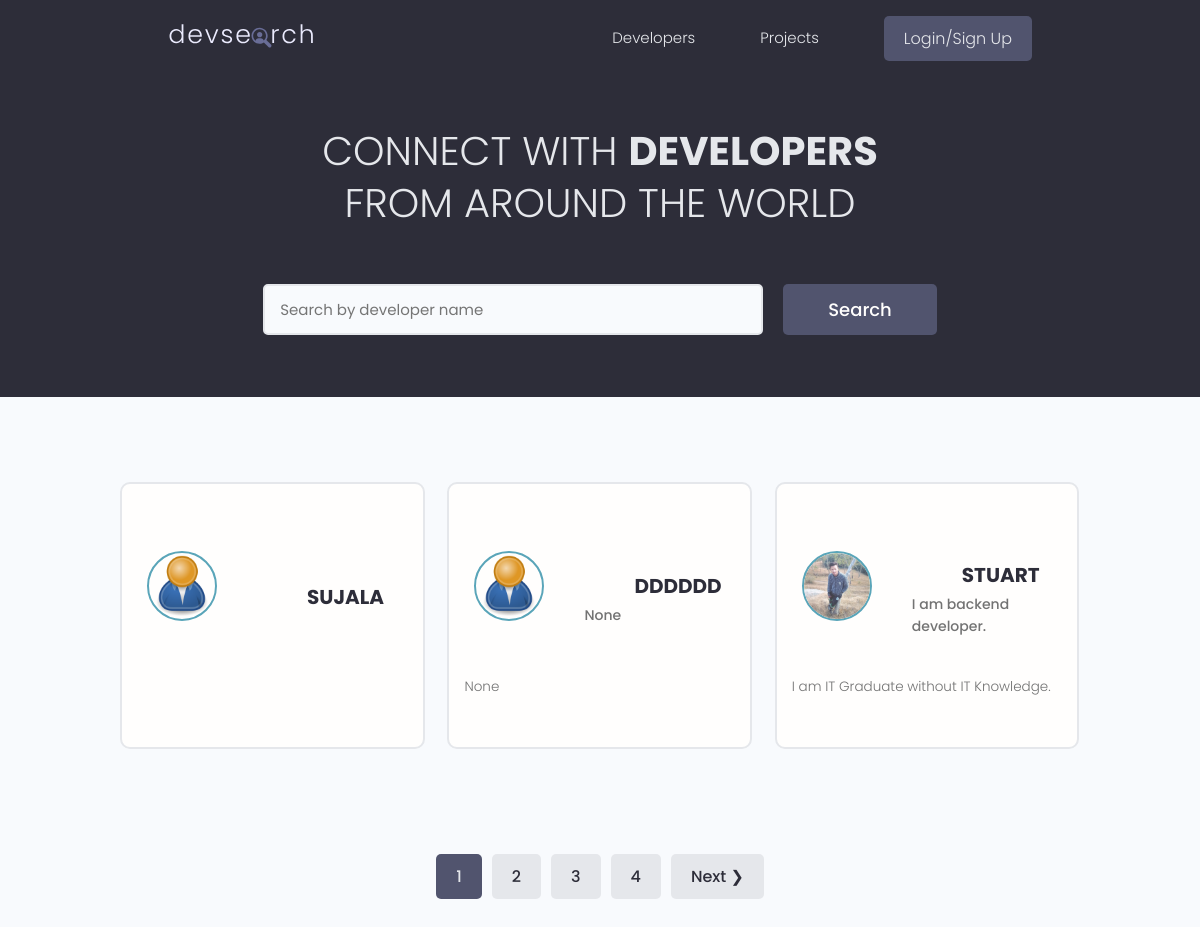
The page / on the database its author committed.
### users/models.py (models this page shows, shortened)
class Profiles(models.Model):
    user = models.OneToOneField(User, on_delete=models.CASCADE, null=True, blank=True)
    name = models.CharField(max_length=30)
    email = models.EmailField(max_length=100, blank=True, null=True)
    username = models.CharField(max_length=50)
    profile_image = models.ImageField(null=True, blank=True, upload_to='profiles/', default='profiles/user-default.png')
    bio = models.TextField(max_length=200, blank=True, null=True)
    location = models.CharField(max_length=100)
    short_intro = models.TextField(max_length=100, blank=True, null=True)
    social_github = models.CharField(max_length=200, blank=True, null=True)
    social_linkedin = models.CharField(max_length=200, blank=True, null=True)
    social_twitter = models.CharField(max_length=200, blank=True, null=True)
    social_stackoverflow = models.CharField(max_length=200, blank=True, null=True)
    social_website = models.CharField(max_length=200, blank=True, null=True)
    id = models.UUIDField(default=uuid.uuid4, unique=True, editable=False, primary_key=True)
    created = models.DateTimeField(auto_now_add=True, )

### users/views.py (the view)
# urls.py: path('', views.profiles, name='profiles'),
def profiles(request):
    profiles, search_query = search_profiles(request)
    profiles, custom_range = pagination_profiles(request, profiles, 3)
    context = {'profiles': profiles, 'search_query': search_query, 'custom_range': custom_range}
    return render(request, 'profiles.html', context)

### users/utils.py (called while the page is built)
def search_profiles(request):
    search_query = ''
    if request.GET.get('search_query'):
        search_query = request.GET.get('search_query')
    skill = Skills.objects.filter(name__icontains=search_query)
    profiles = Profiles.objects.distinct().filter(Q(name__icontains=search_query) |
                                                  Q(short_intro__icontains=search_query)|
                                                  Q(skills__in=skill))
    return profiles, search_query

def pagination_profiles(request, profiles, results):
    page = request.GET.get('page')
    pagination = Paginator(profiles, results)
    try:
        profiles = pagination.page(page)
    except PageNotAnInteger:
        page = 1
        profiles = pagination.page(page)
    except EmptyPage:
        page = pagination.num_pages
        profiles = pagination.page(page)
    left_index = (int(page)-4)
    if left_index < 1:
        left_index = 1
    right_index = (int(page)+4)
    if right_index > pagination.num_pages:
        right_index = pagination.num_pages+1
    custom_range = range(left_index, right_index)
    return profiles, custom_range

### users/templates/profiles.html (shortened to what this page needs)
{% extends 'main.html' %}
{% block content %}
<main class="home">
    <section class="hero-section text-center">
        <div class="container container--narrow">
            <div class="hero-section__box">
                <h2>CONNECT WITH <span>DEVELOPERS</span></h2>
                <h2>FROM AROUND THE WORLD</h2>
            </div>
            <div class="hero-section__search">
                <form id="searchForm" class="form" action="{% url 'profiles' %}" method="GET">
                    <div class="form__field">
                        <input class="input input--text" id="formInput#search" type="text" name="search_query"
                               value="{{search_query}}" placeholder="Search by developer name"/>
                    </div>
                    <input class="btn btn--sub btn--lg" type="submit" value="Search"/>
                </form>
            </div>
        </div>
    </section>
    <section class="devlist">
        <div class="container">
            <div class="grid grid--three">
                {% for profile in profiles %}
                <div class="column card">
                    <div class="dev">
                        <a href="{% url 'user-profile' profile.id%}" class="card__body">
                            <div class="dev__profile">
                                <img class="avatar avatar--md" src="{{profile.profile_image.url}}" alt="image"/>
                                <div class="dev__meta">
                                    <a href="{% url 'user-profile' profile.id %}"><h3>{{profile.username}}</h3></a>
                                    <h5>{{profile.short_intro}}</h5>
                                </div>
                            </div>
                            <p class="dev__info">
                                {{profile.bio}}
                            </p>
                            <div class="dev__skills">
                            </div>
                        </a>
                    </div>
                </div>
                {% endfor %}
            </div>
        </div>
    </section>
    {% include 'pagination.html' with queryset=profiles custom_range=custom_range %}
{% endblock content %}

### static/styles/app.css (style rules this page uses)
:root { --color-sub: #2d2d39; }
.btn--sub { background-color: var(--color-sub-light); }
.card { border: 2px solid var(--color-light); }
img { width: 100%; }
.hero-section { height: 40vh; display: flex; align-items: center; background-color: var(--color-sub); }
.hero-section__box { margin-bottom: 4rem; }
.hero-section__box > h2, .hero-section__box > h2 > span { font-size: 4rem; color: var(--color-light); line-height: 1.3; text-transform: uppercase; }
.hero-section__box > h2 { font-weight: 300; }
.hero-section__box > h2 > span { font-weight: 700; }
.hero-section__search > .form { display: flex; align-items: center; justify-content: center; gap: 2rem; }
.hero-section__search > .form input.input--text { width: 50rem; }
.devlist { margin-top: 8rem; }
.devlist .grid { align-items: stretch; }
.devlist .dev .dev__profile { display: flex; align-items: center; gap: 1.5rem; }
.devlist .dev .dev__meta h3 { color: var(--color-sub); font-size: 2rem; font-weight: 700; }
.devlist .dev .dev__meta h5 { color: var(--color-text); font-size: 1.4rem; font-weight: 500; }
.devlist .dev .dev__info { padding: 15px; margin: 1.5rem 0; font-size: 1.35rem; line-height: 1.4; text-align: justify; }
.dev__info, .dev__skills { padding : 1rem; }

### static/uikit/styles/modules/_variables.css (style rules this page uses)
:root { --color-main: #5aa5b9; --color-main-light: #e6faff; --color-sub: #3f4156; --color-sub-light: #51546e; --color-sub-lighter: #ededfd; --color-text: #737373; --color-gray: #8b8b8b; --color-light: #e5e7eb; --color-light-gray: #767676; --color-bg: #f8fafd; --color-white: #fffefd; --color-white-light: #f3f3f3; --color-success: #359e64; --color-success-bg: #def8e8; --color-error: #fc4b0b; --color-error-bg: #fff2ee; --font-base: 'Poppins', arial, helvetica, 'Segoe UI', roboto, ubuntu, sans-serif; --font-monospace: 'Fira Code', 'Courier New', courier, monospace; --font-regular: 300; --font-medium: 500; --font-bold: 700; --generic-shadow: 1px 1px 5px #00000010; --generic-transition: all 0.3s ease-in-out; }

### static/uikit/styles/modules/_base.css (style rules this page uses)
* { margin: 0; padding: 0; box-sizing: border-box; text-rendering: optimizeLegibility; color: inherit; font-size: inherit; }
html { font-size: 50%; }
@media only screen and (min-width: 480px) { html { font-size: 56.25%; } }
@media only screen and (min-width: 1200px) { html { font-size: 62.5%; } }
body { line-height: 1.6; font-weight: 400; font-size: 1.5rem; color: var(--color-text); background-color: var(--color-bg); min-height: 100vh; }

### static/uikit/styles/modules/_typography.css (style rules this page uses)
* { font-family: var(--font-base); }
h2 { font-size: 3.6rem; font-weight: var(--font-bold); }
h3 { font-size: 3.2rem; font-weight: var(--font-medium); }
h5 { font-size: 2.4rem; font-weight: var(--font-medium); }
h5, h6 { font-weight: var(--font-regular); }
p, span, strong { font-size: 1.6rem; color: var(--color-text); font-weight: var(--font-regular); }
a { padding-bottom: 2px; text-decoration: none; display: inline-block; color: var(--color-main); font-weight: var(--font-medium); }

### static/uikit/styles/modules/_utilities.css (style rules this page uses)
.container { width: 92%; max-width: 165rem; margin: 0 auto; box-sizing: border-box; }
.container--narrow { width: 92%; max-width: 120rem; }
@media screen and (min-width: 1000px) { .container { width: 90%; } }
@media screen and (min-width: 1000px) { .container--narrow { width: 85%; } }
@media screen and (min-width: 1200px) { .container { width: 80%; } }
@media screen and (min-width: 1200px) { .container--narrow { width: 72%; } }
.text-center { text-align: center; }

### static/uikit/styles/modules/_avatar.css (style rules this page uses)
.avatar { border-radius: 50%; border: 2px solid var(--color-main); object-fit: cover; }
.avatar--md { height: 7rem; width: 7rem; }

### static/uikit/styles/modules/_button.css (style rules this page uses)
.btn { display: inline-block; position: relative; cursor: pointer; background-color: var(--color-light); font-weight: var(--font-medium); color: var(--color-sub); text-decoration: none; padding: 1rem 2rem; border-radius: 0.5rem; border: none; width: -webkit-fit-content; width: -moz-fit-content; width: fit-content; height: -webkit-fit-content; height: -moz-fit-content; height: fit-content; font-size: 1.6rem; outline-width: 0; outline-color: transparent; -webkit-backface-visibility: hidden; backface-visibility: hidden; transition: all 0.3s ease-in-out; }
.btn--sub { background-color: var(--color-sub); color: var(--color-white); }
.btn--lg { font-size: 1.8rem; padding: 1.2rem 4.5rem; }

### static/uikit/styles/modules/_card.css (style rules this page uses)
.card { border-radius: 1rem; background-color: var(--color-white); border: 1.5px solid var(--color-light); width: auto; height: auto; margin-top: 0.5rem; margin-bottom: 0.5rem; overflow: hidden; }
.card__body, .card__header { padding: 2rem 2.5rem; }

### rows shown on the page
Profiles: profile_image (placeholder picture), username "SUJALA"
Profiles: profile_image (placeholder picture), username "DDDDDD", short_intro "None", bio "None"
Profiles: profile_image (picture), username "STUART", short_intro "I am backend developer.", bio "I am IT Graduate without IT Knowledge."

### other values the page prints
{{ page }} "1"
{{ page }} "2" "3" "4"
